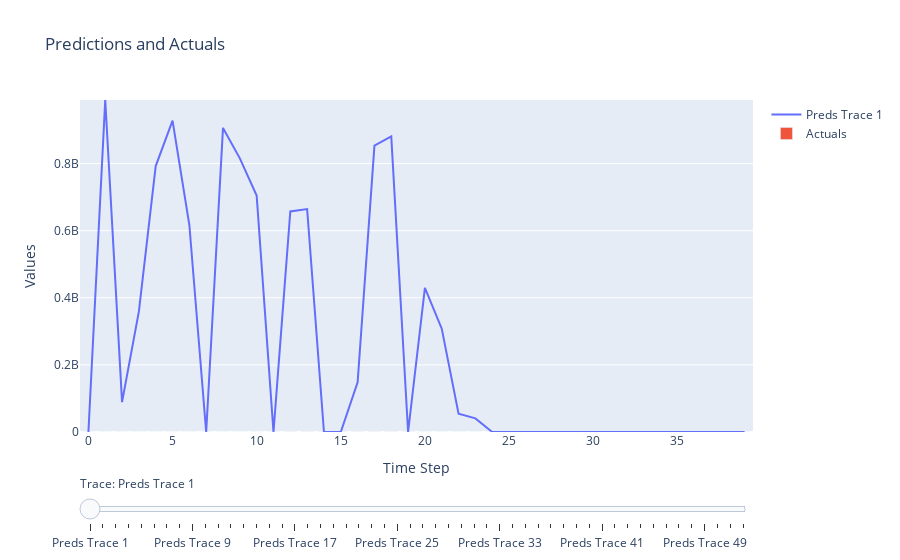

Source (notebook cell):
### Code cell
fig.update_layout(
        title='Predictions and Actuals',
        xaxis_title='Time Step',
        yaxis_title='Values',
        barmode='overlay',
        sliders=sliders,
        yaxis=dict(range=[0, max_pred_value])  # Set the y-axis scale based on the max of preds
    )
